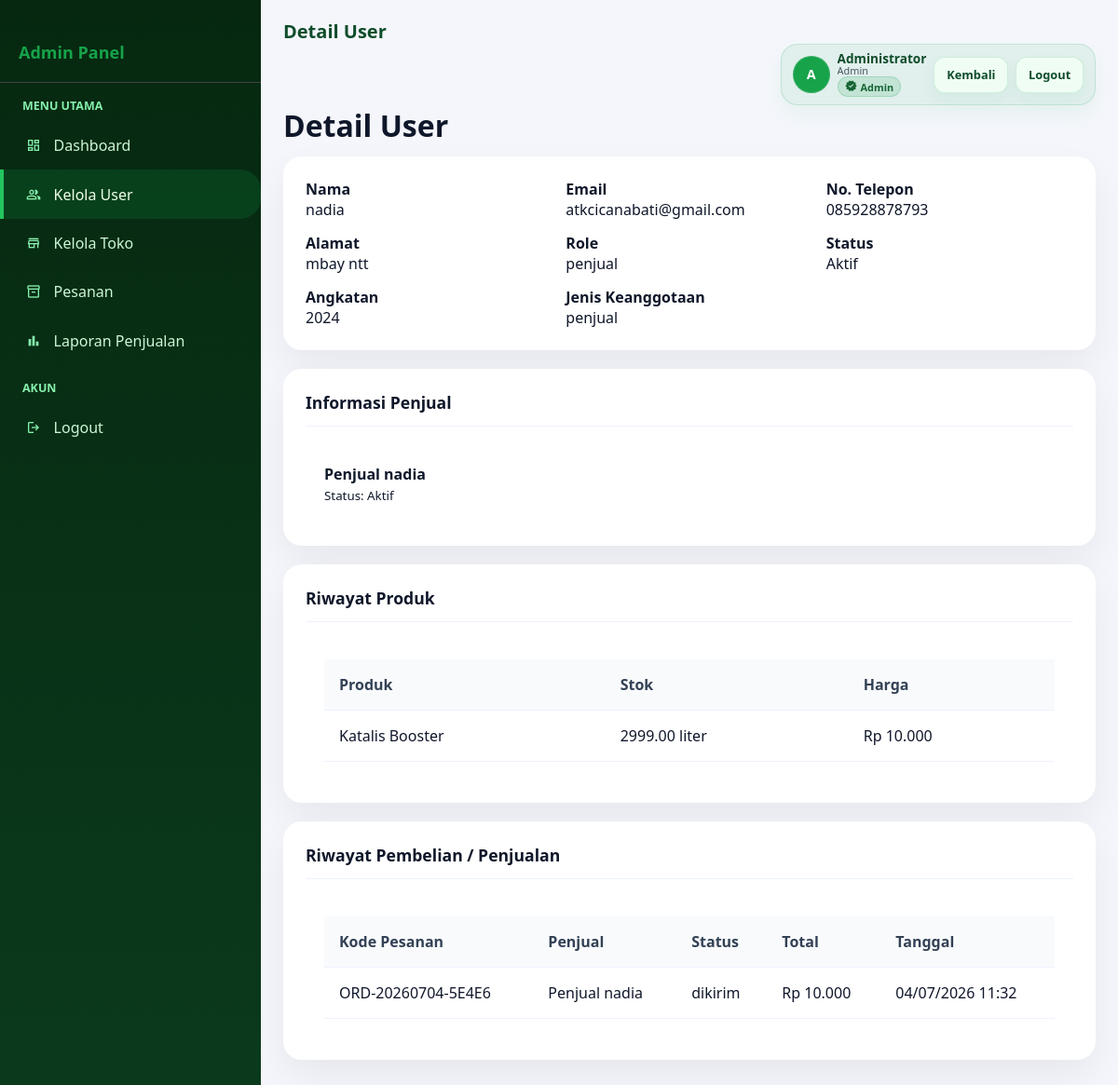
The page /admin/users_detail.php?id=5 (signed in) on the database its author committed.
### tables this page shows
CREATE TABLE `users` (
  `id` int(10) UNSIGNED NOT NULL,
  `nama` varchar(150) NOT NULL,
  `angkatan` varchar(30) NOT NULL COMMENT 'Contoh: 2020, 2021, Alumni',
  `jenis_keanggotaan` enum('penjual','bukan_penjual') NOT NULL,
  `alamat` text NOT NULL,
  `no_telp` varchar(30) DEFAULT NULL COMMENT 'Nomor telepon pengguna',
  `email` varchar(150) NOT NULL,
  `password` varchar(255) NOT NULL COMMENT 'Bcrypt hash',
  `role` enum('admin','penjual','pembeli') NOT NULL DEFAULT 'pembeli',
  `is_active` tinyint(1) NOT NULL DEFAULT 1,
  `created_at` datetime NOT NULL DEFAULT current_timestamp(),
  `updated_at` datetime NOT NULL DEFAULT current_timestamp() ON UPDATE current_timestamp()
);

CREATE TABLE `toko` (
  `id` int(10) UNSIGNED NOT NULL,
  `user_id` int(10) UNSIGNED NOT NULL,
  `nama_toko` varchar(150) NOT NULL,
  `deskripsi` text DEFAULT NULL,
  `foto_toko` varchar(255) DEFAULT NULL,
  `bank_nama` varchar(100) DEFAULT NULL,
  `no_rekening` varchar(50) DEFAULT NULL,
  `nama_rekening` varchar(150) DEFAULT NULL,
  `total_terjual` int(10) UNSIGNED NOT NULL DEFAULT 0,
  `is_active` tinyint(1) NOT NULL DEFAULT 1,
  `created_at` datetime NOT NULL DEFAULT current_timestamp(),
  `updated_at` datetime NOT NULL DEFAULT current_timestamp() ON UPDATE current_timestamp()
);

CREATE TABLE `produk` (
  `id` int(10) UNSIGNED NOT NULL,
  `toko_id` int(10) UNSIGNED NOT NULL,
  `jenis_produk_id` smallint(5) UNSIGNED NOT NULL,
  `jumlah_stok` decimal(12,2) NOT NULL DEFAULT 0.00 COMMENT 'Jumlah penjualan (liter/kg)',
  `harga_jual` decimal(15,2) NOT NULL DEFAULT 0.00 COMMENT 'Harga per liter/kg, tidak termasuk ongkir',
  `deskripsi` text DEFAULT NULL,
  `foto_produk` varchar(255) DEFAULT NULL,
  `is_tersedia` tinyint(1) NOT NULL DEFAULT 1,
  `created_at` datetime NOT NULL DEFAULT current_timestamp(),
  `updated_at` datetime NOT NULL DEFAULT current_timestamp() ON UPDATE current_timestamp()
);

CREATE TABLE `jenis_produk` (
  `id` smallint(5) UNSIGNED NOT NULL,
  `kategori_id` tinyint(3) UNSIGNED NOT NULL,
  `nama_jenis` varchar(100) NOT NULL,
  `satuan` enum('liter','kg') NOT NULL
);

CREATE TABLE `pesanan` (
  `id` int(10) UNSIGNED NOT NULL,
  `kode_pesanan` varchar(30) NOT NULL COMMENT 'Format: ORD-YYYYMMDD-XXXXX',
  `pembeli_id` int(10) UNSIGNED NOT NULL,
  `toko_id` int(10) UNSIGNED NOT NULL,
  `total_harga` decimal(15,2) NOT NULL DEFAULT 0.00,
  `ongkir` decimal(15,2) NOT NULL DEFAULT 0.00,
  `grand_total` decimal(15,2) NOT NULL DEFAULT 0.00,
  `alamat_kirim` text NOT NULL,
  `catatan` text DEFAULT NULL,
  `status` enum('menunggu_konfirmasi','dikonfirmasi','diproses','dikirim','selesai','dibatalkan') NOT NULL DEFAULT 'menunggu_konfirmasi',
  `metode_bayar` enum('transfer','cod','ewallet') NOT NULL DEFAULT 'transfer',
  `bukti_bayar` varchar(255) DEFAULT NULL,
  `created_at` datetime NOT NULL DEFAULT current_timestamp(),
  `updated_at` datetime NOT NULL DEFAULT current_timestamp() ON UPDATE current_timestamp(),
  `bukti_pembayaran` varchar(255) DEFAULT NULL COMMENT 'File bukti pembayaran untuk admin review',
  `bukti_pengiriman` varchar(255) DEFAULT NULL COMMENT 'File bukti pengiriman dari penjual',
  `admin_approval_status` enum('pending','approved','rejected') NOT NULL DEFAULT 'pending' COMMENT 'Status persetujuan admin'
);

### Koneksi.php (called while the page is built, shortened)
<?php
function format_rupiah($nominal) {
    return "Rp " . number_format($nominal, 0, ',', '.');
}
?>

### admin/users_detail.php (the view, shortened to what this page needs)
<?php
include '../Koneksi.php';
$id = isset($_GET['id']) ? (int)$_GET['id'] : 0;
$user = mysqli_fetch_assoc(mysqli_query($koneksi, "SELECT * FROM users WHERE id = $id"));
$toko = mysqli_fetch_assoc(mysqli_query($koneksi, "SELECT * FROM toko WHERE user_id = $id"));
$produk = mysqli_query($koneksi, "SELECT p.*, j.nama_jenis, j.satuan FROM produk p JOIN jenis_produk j ON p.jenis_produk_id = j.id WHERE p.toko_id = " . ((int)($toko['id'] ?? 0)) . " ORDER BY p.created_at DESC");
$pesanan = mysqli_query($koneksi, "SELECT p.*, t.nama_toko FROM pesanan p JOIN toko t ON p.toko_id = t.id WHERE p.pembeli_id = $id OR p.toko_id = " . ((int)($toko['id'] ?? 0)) . " ORDER BY p.created_at DESC");
?>
<!DOCTYPE html>
<html>
<head>
    <link rel="stylesheet" href="../admin/Style.css">
</head>
<body>
<div class="wrapper">
    <div class="sidebar">
        <div style="padding: 20px; border-bottom: 1px solid #444;">
            <h3 style="color: #16a34a; font-size: 18px;">Admin Panel</h3>
        </div>
        <ul class="sidebar-menu">
            <li class="sidebar-title">Menu Utama</li>
            <li><a href="index.php"><span class="material-symbols-outlined icon">dashboard</span> Dashboard</a></li>
            <li><a href="users.php" class="active"><span class="material-symbols-outlined icon">people</span> Kelola User</a></li>
            <li><a href="toko.php"><span class="material-symbols-outlined icon">store</span> Kelola Toko</a></li>
            <li><a href="pesanan.php"><span class="material-symbols-outlined icon">inventory_2</span> Pesanan</a></li>
            <li><a href="laporan_penjualan.php"><span class="material-symbols-outlined icon">bar_chart</span> Laporan Penjualan</a></li>
            <li class="sidebar-title">Akun</li>
            <li><a href="../auth/logout.php"><span class="material-symbols-outlined icon">logout</span> Logout</a></li>
        </ul>
    </div>
    <div class="main-content">
        <div class="navbar">
            <div class="navbar-brand">Detail User</div>
            <div class="navbar-right">
                <div class="navbar-user">
                    <div class="avatar">
                        <?php if (!empty($_SESSION['avatar']) && file_exists(__DIR__ . '/../uploads/' . $_SESSION['avatar'])): ?>
                            <img src="../uploads/<?php echo htmlspecialchars($_SESSION['avatar']); ?>" alt="avatar">
                        <?php else: ?>
                            <span class="avatar-initials"><?php echo strtoupper(substr(trim($_SESSION['nama'] ?? 'A'),0,1)); ?></span>
                        <?php endif; ?>
                    </div>
                    <div class="user-info">
                        <div class="user-name"><?php echo htmlspecialchars($_SESSION['nama'] ?? 'Admin'); ?></div>
                        <div class="user-role"><span class="badge <?php echo 'badge-' . (strtolower($_SESSION['role'] ?? 'admin')); ?>"><?php echo htmlspecialchars(ucfirst($_SESSION['role'] ?? 'Admin')); ?></span></div>
                    </div>
                    <div class="navbar-links">
                        <a href="users.php" class="btn btn-sm">Kembali</a>
                        <a href="../auth/logout.php" class="btn btn-danger btn-sm">Logout</a>
                    </div>
                </div>
            </div>
        </div>
        <h1 class="page-title">Detail User</h1>
        <div class="card" style="margin-bottom: 20px;">
            <div style="display:grid; grid-template-columns: repeat(auto-fit, minmax(220px, 1fr)); gap: 14px;">
                <div><strong>Nama</strong><br><?php echo htmlspecialchars($user['nama']); ?></div>
                <div><strong>Email</strong><br><?php echo htmlspecialchars($user['email']); ?></div>
                <div><strong>No. Telepon</strong><br><?php echo htmlspecialchars($user['no_telp'] ?? '-'); ?></div>
                <div><strong>Alamat</strong><br><?php echo htmlspecialchars($user['alamat'] ?? '-'); ?></div>
                <div><strong>Role</strong><br><?php echo htmlspecialchars($user['role']); ?></div>
                <div><strong>Status</strong><br><?php echo $user['is_active'] ? 'Aktif' : 'Nonaktif'; ?></div>
                <div><strong>Angkatan</strong><br><?php echo htmlspecialchars($user['angkatan'] ?? '-'); ?></div>
                <div><strong>Jenis Keanggotaan</strong><br><?php echo htmlspecialchars($user['jenis_keanggotaan'] ?? '-'); ?></div>
            </div>
        </div>
        <?php if ($toko) { ?>
        <div class="card" style="margin-bottom: 20px;">
            <div class="card-header">Informasi Penjual</div>
            <div style="padding: 20px;">
                <strong><?php echo htmlspecialchars($toko['nama_toko']); ?></strong><br>
                <small>Status: <?php echo $toko['is_active'] ? 'Aktif' : 'Nonaktif'; ?></small>
            </div>
        </div>
        <?php } ?>
        <?php if ($toko && mysqli_num_rows($produk) > 0) { ?>
        <div class="card" style="margin-bottom: 20px;">
            <div class="card-header">Riwayat Produk</div>
            <div style="overflow-x:auto; padding: 20px;">
                <table class="table">
                    <thead><tr><th>Produk</th><th>Stok</th><th>Harga</th></tr></thead>
                    <tbody>
                        <?php while ($p = mysqli_fetch_assoc($produk)) { ?>
                        <tr><td><?php echo htmlspecialchars($p['nama_jenis']); ?></td><td><?php echo $p['jumlah_stok']; ?> <?php echo htmlspecialchars($p['satuan']); ?></td><td><?php echo format_rupiah($p['harga_jual']); ?></td></tr>
                        <?php } ?>
                    </tbody>
                </table>
            </div>
        </div>
        <?php } ?>
        <div class="card">
            <div class="card-header">Riwayat Pembelian / Penjualan</div>
            <div style="overflow-x:auto; padding: 20px;">
                <table class="table">
                    <thead><tr><th>Kode Pesanan</th><th>Penjual</th><th>Status</th><th>Total</th><th>Tanggal</th></tr></thead>
                    <tbody>
                        <?php if (mysqli_num_rows($pesanan) > 0) { while ($row = mysqli_fetch_assoc($pesanan)) { ?>
                        <tr><td><?php echo htmlspecialchars($row['kode_pesanan']); ?></td><td><?php echo htmlspecialchars($row['nama_toko']); ?></td><td><?php echo htmlspecialchars($row['status']); ?></td><td><?php echo format_rupiah($row['grand_total']); ?></td><td><?php echo date('d/m/Y H:i', strtotime($row['created_at'])); ?></td></tr>
                        <?php } } else { ?><tr><td colspan="5">Belum ada riwayat.</td></tr><?php } ?>
                    </tbody>
                </table>
            </div>
        </div>
    </div>
</div>
</body>
</html>

### rows shown on the page
users: nama "nadia", email "atkcicanabati@gmail.com", no_telp "085928878793", alamat "mbay ntt", role "penjual", angkatan "2024", jenis_keanggotaan "penjual"
toko: nama_toko "Penjual nadia"
produk: jenis_produk.nama_jenis "Katalis Booster", jumlah_stok "2999.00", jenis_produk.satuan "liter", harga_jual "Rp 10.000"
pesanan: kode_pesanan "ORD-20260704-5E4E6", toko.nama_toko "Penjual nadia", status "dikirim", grand_total "Rp 10.000", created_at "04/07/2026 11:32"

### other values the page prints
substr(trim($_SESSION['nama'] ?? 'A'),0,1) "A"
$_SESSION['nama'] "Administrator"
$_SESSION['role'] "Admin"
